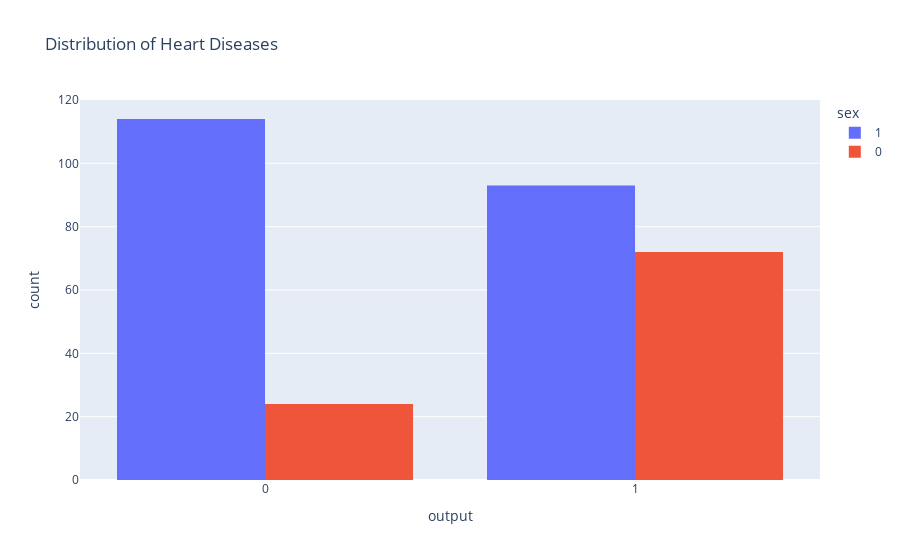

The notebook cell this image was saved under:
### Markdown cell above
Here we can see Heart Disease has a high negative correlation with "MaxHR" and somewhat negative correlation wiht "Cholesterol", where as here positive correatlation with "Oldpeak","FastingBS" and "RestingBP"

### Code cell
# Shows the Distribution of Heat Diseases with respect to male and female
fig=px.histogram(df, 
                 x="output",
                 color="sex",
                 hover_data=df.columns,
                 title="Distribution of Heart Diseases",
                 barmode="group")
fig.show()

### Figure 1 — Plotly figure (JSON) as saved in the notebook; plotly's stock layout.template omitted (floating-point values rounded to 4 significant figures; data arrays with more than 128 entries replaced by an {"elided": "..."} marker saying what was removed)
{"data": [{"alignmentgroup": "True", "bingroup": "x", "hovertemplate": "sex=1<br>output=%{x}<br>count=%{y}<extra></extra>", "legendgroup": "1", "marker": {"color": "#636efa", "pattern": {"shape": ""}}, "name": "1", "offsetgroup": "1", "orientation": "v", "showlegend": true, "type": "histogram", "x": {"elided": "207 int values"}, "xaxis": "x", "yaxis": "y"}, {"alignmentgroup": "True", "bingroup": "x", "hovertemplate": "sex=0<br>output=%{x}<br>count=%{y}<extra></extra>", "legendgroup": "0", "marker": {"color": "#EF553B", "pattern": {"shape": ""}}, "name": "0", "offsetgroup": "0", "orientation": "v", "showlegend": true, "type": "histogram", "x": [1, 1, 1, 1, 1, 1, 1, 1, 1, 1, 1, 1, 1, 1, 1, 1, 1, 1, 1, 1, 1, 1, 1, 1, 1, 1, 1, 1, 1, 1, 1, 1, 1, 1, 1, 1, 1, 1, 1, 1, 1, 1, 1, 1, 1, 1, 1, 1, 1, 1, 1, 1, 1, 1, 1, 1, 1, 1, 1, 1, 1, 1, 1, 1, 1, 1, 1, 1, 1, 1, 1, 1, 0, 0, 0, 0, 0, 0, 0, 0, 0, 0, 0, 0, 0, 0, 0, 0, 0, 0, 0, 0, 0, 0, 0, 0], "xaxis": "x", "yaxis": "y"}], "layout": {"barmode": "group", "legend": {"title": {"text": "sex"}, "tracegroupgap": 0}, "title": {"text": "Distribution of Heart Diseases"}, "xaxis": {"anchor": "y", "domain": [0, 1], "title": {"text": "output"}}, "yaxis": {"anchor": "x", "domain": [0, 1], "title": {"text": "count"}}}}
